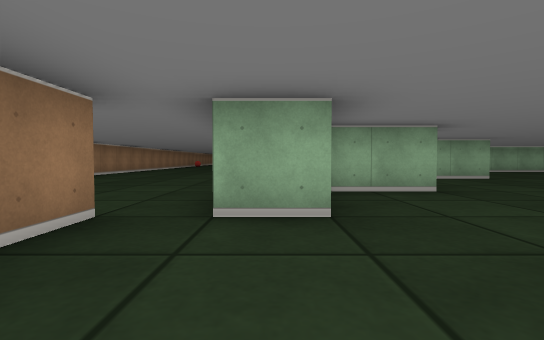
[1] (above)

21 first-person views from a walk through a cub3D maze. The camera is about half as high as the walls, tilts 2° down and sees 85° across. The floor is counted in squares. Each view is taken from the middle of a square. On the plan, view 1 faces up. The plan holds only what a view shows up to about 9 squares ahead; the rest is blank.

[2]
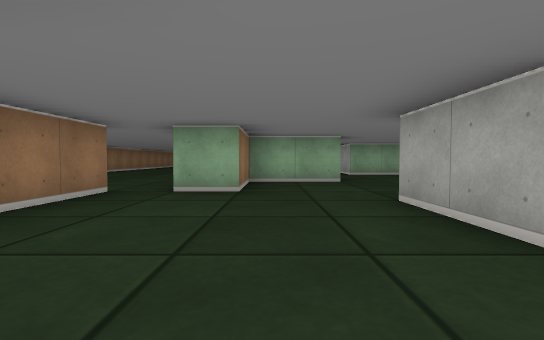

[3]
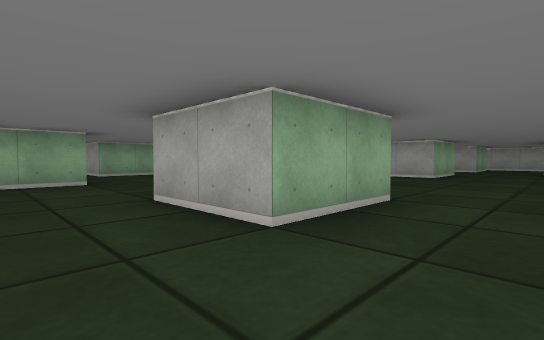

[4]
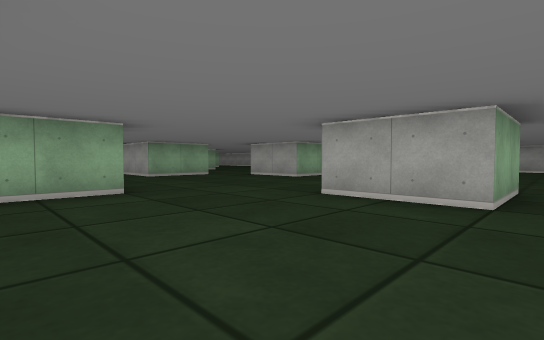

[5]
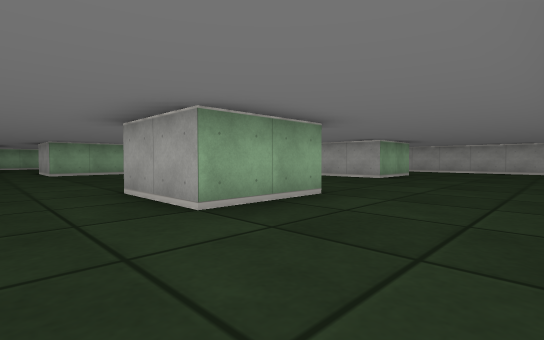

[6]
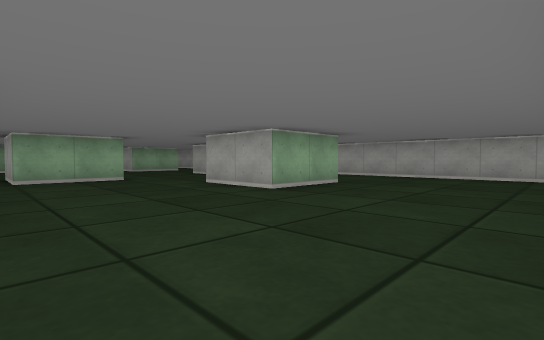

[7]
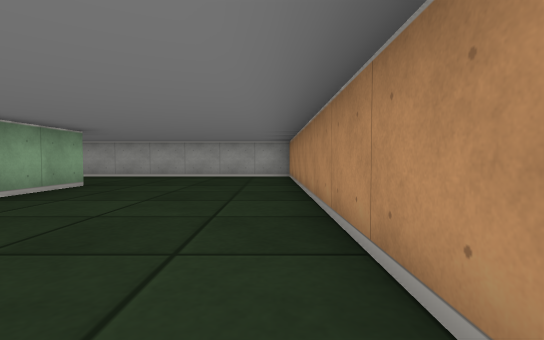

[8]
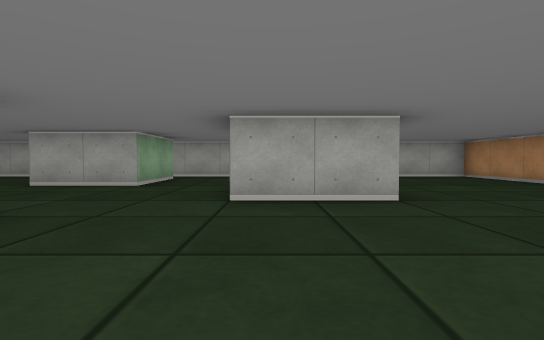

[9]
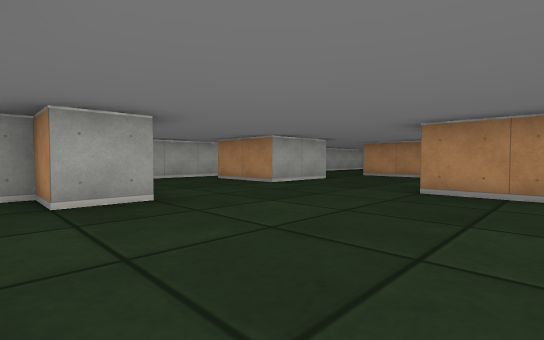

[10]
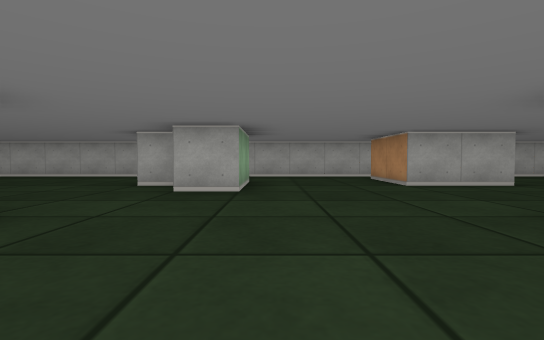

[11]
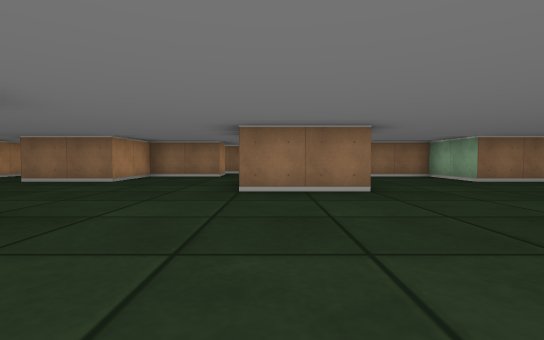

[12]
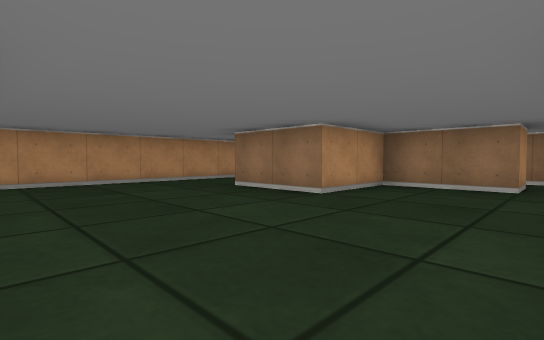

[13]
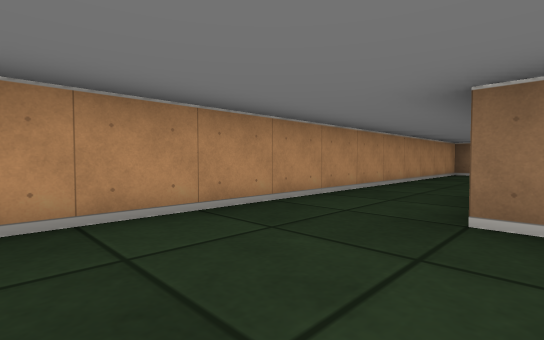

[14]
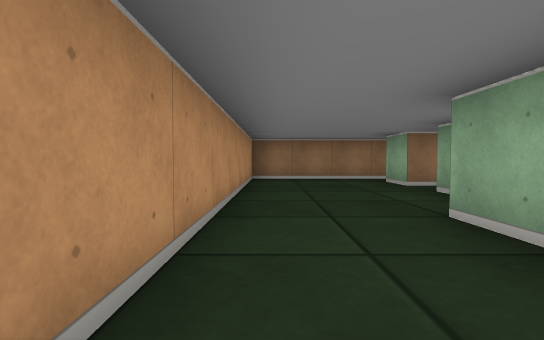

[15]
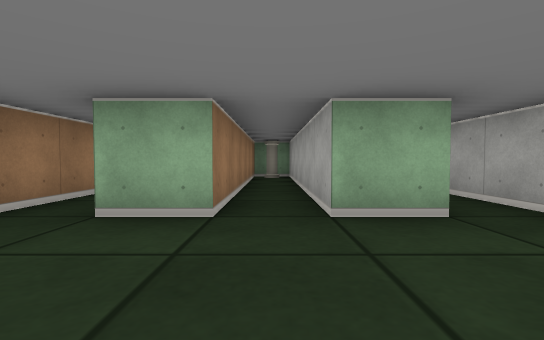

[16]
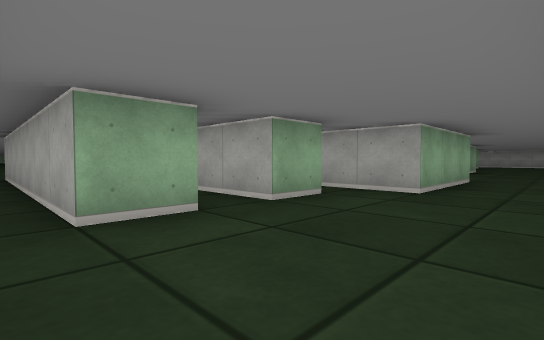

[17]
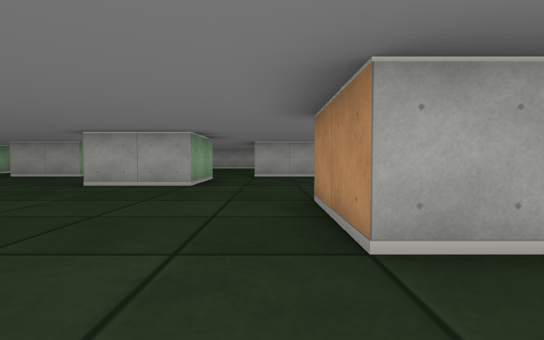

[18]
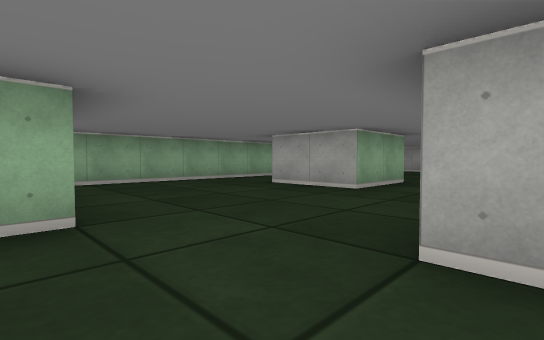

[19]
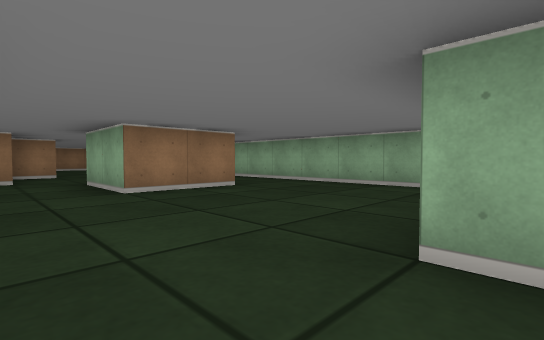

[20]
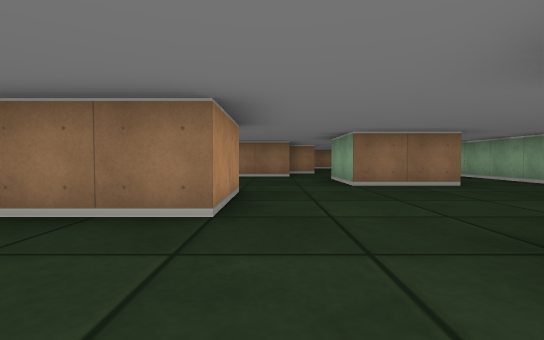

[21]
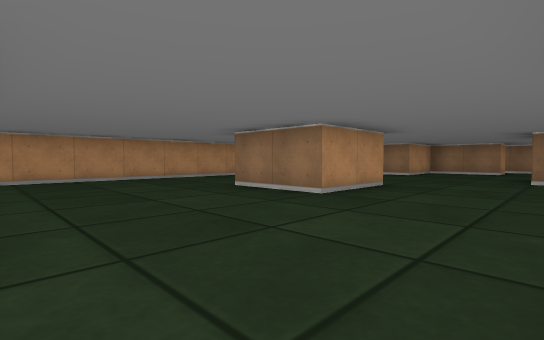

### Floor plan
Points are (right, up) in squares from view 1. A wall is a line through its corners. A room is listed if a view was taken in it or the views show most of it. See-through windows are left out.
Room 1 (view 1)
walls: (-0.5, -1.5) (0.5, -1.5); (2.5, -0.5) (2.5, 1.5); (-1.5, 2.5) (-1.5, 0.6); (-0.5, -4.5) (-0.5, -2.8)
ways out: opening at (0.8, -0.3) to room 2; opening at (-1, 2)
Room 2 (views 2, 3, 4, 5, 6, 7, 8, 11, 12, 13, 14, 15, 16, 17, 18)
walls: (6.5, -2.5) (8.5, -2.5) (8.5, -4.5) (6.5, -4.5) (6.5, -2.5); (10.4, 0.5) (9.5, 0.5) (9.5, 2.5); (7.5, 3.5) (6.5, 3.5) (6.5, 5.5); (2.5, 1.5) (4.5, 1.5) (4.5, -0.5) (2.5, -0.5); (0.5, -1.5) (0.5, -3.5) (2.5, -3.5) (2.5, -5.5) (-0.5, -5.5) (-0.5, -4.5); (14.5, -3.5) (12.5, -3.5) (12.5, -1.5); (-1.4, -4.5) (-2.5, -4.5) (-2.5, 1.5) (-3.5, 1.5); (2.5, 6.6) (2.5, 4.5) (0.5, 4.5) (0.5, 2.5) (-0.5, 2.5); (4.5, 7.5) (3.5, 7.5); (16.5, 0.5) (14.5, 0.5); (-3.5, 0.2) (-3.5, -4.5) (-4.5, -4.5); (-5.5, -4.5) (-5.5, -7.5) (17.5, -7.5) (17.5, 0.4)
ways out: opening at (0.8, -0.3) to room 1; opening at (11.2, 0.8) to room 3; opening at (17, 1.5) to room 3; opening at (5, 6.3) to room 4; opening at (-5, -5); opening at (3, 7)
objects: pillar (-3, 1)
Room 3 (views 9, 10, 19, 20, 21)
walls: (11.6, 0.5) (10.4, 0.5); (14.5, 0.5) (14.5, 2.5) (16.5, 2.5); (10.1, 2.5) (11.5, 2.5); (15.5, 5.5) (13.5, 5.5) (13.5, 6.5); (12.5, -1.5) (14.2, -1.5); (8.5, 5.5) (8.5, 3.5) (7.5, 3.5); (10.5, 7.5) (9.5, 7.5); (17.5, 0.4) (17.5, 5.9)
ways out: opening at (11.2, 0.8) to room 2; opening at (17, 1.5) to room 2; opening at (9, 6.5) to room 4; opening at (12, 7)
Room 4 (no view inside)
walls: (5.5, 9.6) (5.5, 7.5) (4.5, 7.5); (9.5, 7.5) (9.5, 9.5); (9.4, 11.5) (3.4, 11.5); (6.5, 5.5) (8.5, 5.5)
ways out: opening at (5, 6.3) to room 2; opening at (9, 6.5) to room 3; opening at (4.5, 10.5); opening at (10.5, 10.5)

Where each view was taken, in squares from view 1:
view 1: 0 up, 0 right, facing up
view 2: 2 down, 1 right, facing up
view 3: 2 down, 1 right, facing up-right
view 4: 5 down, 3 right, facing up-right
view 5: 7 down, 5 right, facing up-right
view 6: 7 down, 9 right, facing up-right
view 7: 7 down, 9 right, facing right
view 8: 2 down, 9 right, facing right
view 9: 7 up, 10 right, facing down-right
view 10: 5 up, 9 right, facing right
view 11: 0 up, 9 right, facing left
view 12: 1 down, 6 right, facing down-left
view 13: 5 down, 5 right, facing down-left
view 14: 7 down, 2 right, facing left
view 15: 7 down, 3 left, facing up
view 16: 7 down, 5 left, facing up-right
view 17: 2 up, 1 right, facing right
view 18: 5 up, 5 right, facing up-right
view 19: 6 up, 10 right, facing up-left
view 20: 6 up, 11 right, facing left
view 21: 0 up, 12 right, facing down-left
